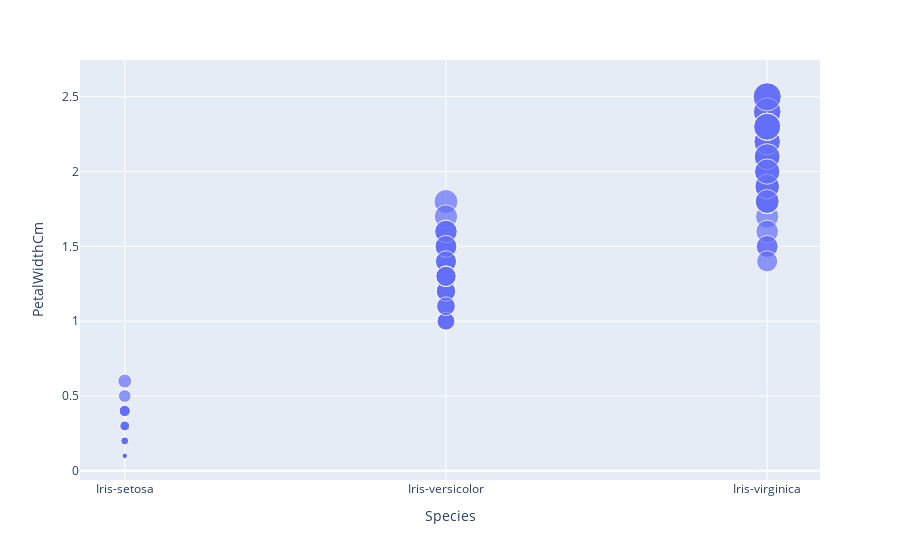

This figure's notebook cell:
### Markdown cell above
# Data Visualization

### Code cell
px.scatter(iris, x= 'Species', y='PetalWidthCm', size = 'PetalWidthCm')

### Figure 1 — Plotly figure (JSON) as saved in the notebook; plotly's stock layout.template omitted (floating-point values rounded to 4 significant figures; data arrays with more than 128 entries replaced by an {"elided": "..."} marker saying what was removed)
{"data": [{"hovertemplate": "Species=%{x}<br>PetalWidthCm=%{marker.size}<extra></extra>", "legendgroup": "", "marker": {"color": "#636efa", "size": {"elided": "150 float values"}, "sizemode": "area", "sizeref": 0.00625, "symbol": "circle"}, "mode": "markers", "name": "", "showlegend": false, "type": "scatter", "x": {"elided": "150 str values"}, "xaxis": "x", "y": {"elided": "150 float values"}, "yaxis": "y"}], "layout": {"legend": {"itemsizing": "constant", "tracegroupgap": 0}, "margin": {"t": 60}, "xaxis": {"anchor": "y", "domain": [0, 1], "title": {"text": "Species"}}, "yaxis": {"anchor": "x", "domain": [0, 1], "title": {"text": "PetalWidthCm"}}}}
